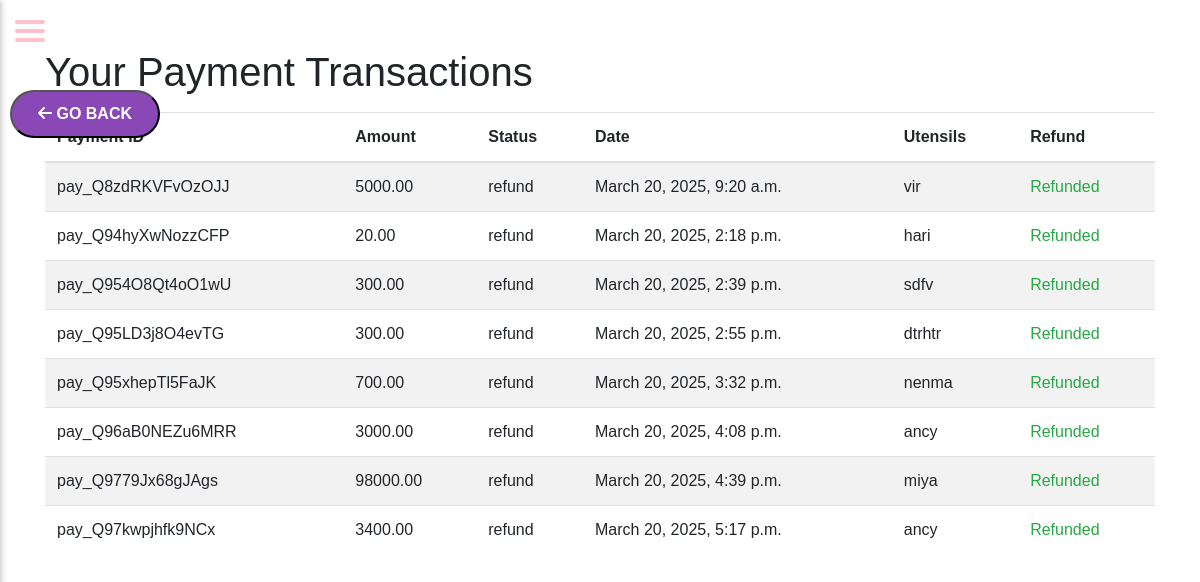
Screenshot of /mytransutensilslist/ (signed in) with the database file from the repository.
### EVENT_BOOKING/models.py (models this page shows, shortened)
class Payment(models.Model):
    user=models.ForeignKey(Event,on_delete=models.CASCADE,null=True,blank=True)
    utensils=models.ForeignKey(Utensilsform,on_delete=models.CASCADE,null=True,blank=True)
    payment_id = models.CharField(max_length=100)
    amount = models.DecimalField(max_digits=10, decimal_places=2)
    status = models.CharField(max_length=20,choices=[('Pending', 'Pending'), ('Paid', 'paid'), ('refund', 'refund')], default='Pending')
    created_at = models.DateTimeField(auto_now_add=True)

class Utensilsform(models.Model):
    name = models.CharField(max_length=100)
    phone = models.CharField(max_length=15)
    user=models.ForeignKey(Event,on_delete=models.CASCADE,null=True,blank=True)
    address = models.CharField(max_length=255)
    email = models.EmailField(null=True,blank=True)
    date = models.DateField()
    rdate = models.DateField()
    time = models.TimeField()
    amount=models.IntegerField(null=True, blank=True)
    status = models.CharField(max_length=10, choices=[('Pending', 'Pending'), ('Paid', 'paid'), ('refund', 'refund')], default='Pending')
    UTENSIL_CHOICES = [
        ('cutlery_sets', 'Cutlery Sets'),
        ('plates_bowls', 'Plates and Bowls'),
        ('serving_utensils', 'Serving Utensils'),
        ('specialty_tools', 'Specialty Tools'),
    ]
    selected_utensils = models.JSONField(default=dict, blank=True)

### EVENT_BOOKING/views.py (the view)
# urls.py: path('mytransutensilslist/', views.mytransutensilslist, name='mytransutensilslist'),
def mytransutensilslist(request):
    email = request.session['email']
    payments = Payment.objects.filter(user__email=email)
    for payment in payments:
        payment.refund_requested = refund.objects.filter(transact=payment, status='Pending').exists()
    return render(request, 'mytransutensilslist.html', {'Event': payments})

### EVENT_BOOKING/templates/mytransutensilslist.html (shortened to what this page needs)
<!DOCTYPE html>
<html lang="en">
<head>
    <link rel="stylesheet" href="https://maxcdn.bootstrapcdn.com/bootstrap/4.0.0/css/bootstrap.min.css">
    <link rel="stylesheet" href="https://cdnjs.cloudflare.com/ajax/libs/font-awesome/6.0.0/css/all.min.css">
</head>
<body>
    <button class="back-button" onclick="window.history.back()">
        <i class="fas fa-arrow-left"></i> Go Back
      </button>
<div class="hamburger-menu" onclick="toggleSidebar()">
    <div></div>
    <div></div>
    <div></div>
</div>
    <div class="container">
        <h1 class="mt-5">Your Payment Transactions</h1>
        {% if Event %}
            <table class="table table-striped mt-3">
                <thead>
                    <tr>
                        <th scope="col">Payment ID</th>
                        <th scope="col">Amount</th>
                        <th scope="col">Status</th>
                        <th scope="col">Date</th>
                        <th scope="col">Utensils</th>
                        <th scope="col">Refund</th>
                    </tr>
                </thead>
                <tbody>
                    {% for payment in Event %}
                        <tr>
                            <td>{{ payment.payment_id }}</td>
                            <td>{{ payment.amount }}</td>
                            <td>{{ payment.status }}</td>
                            <td>{{ payment.created_at }}</td>
                            <td>{{ payment.utensils.name }}</td>
                            <td>
                                {% if payment.status != 'refund' %}
                                    {% if payment.refund_requested %}
                                        <span class="text-warning">Refund Requested</span>
                                    {% else %}
                                        <button class="btn btn-danger" data-toggle="modal" data-target="#refundModal" data-payment-id="{{ payment.id }}">Request Refund</button>
                                    {% endif %}
                                {% else %}
                                    <span class="text-success">Refunded</span>
                                {% endif %}
                            </td>
                        </tr>
                    {% endfor %}
                </tbody>
            </table>
        {% else %}
            <p>No transactions found for your account.</p>
        {% endif %}
    </div>
</body>
</html>

### EVENT_BOOKING/templates/mytransutensilslist.html (style rules this page uses)
.back-button { position: fixed; top: 90px; left: 10px; right:120px; padding: 10px 20px; width:auto; max-width:150px; text-transform: uppercase; background-color: rgb(138, 72, 182); color: white; border-radius: 25px; font-size: 18px; font-weight: bold; font-size: 1rem; align-items: center; }
.back-button i { font-size: 16px; }
body { font-family: Arial, sans-serif; margin: 0; padding: 0; }
.hamburger-menu { position: fixed; top: 15px; left: 15px; cursor: pointer; z-index: 1002; }
.hamburger-menu div { width: 30px; height: 4px; background-color: pink; margin: 5px 0; border-radius: 2px; }

### rows the page displays
Payment: payment_id "pay_Q8zdRKVFvOzOJJ", amount "5000.00", status "refund", created_at "March 20, 2025, 9:20 a.m.", utensils.name "vir", shows "Refunded"
Payment: payment_id "pay_Q94hyXwNozzCFP", amount "20.00", status "refund", created_at "March 20, 2025, 2:18 p.m.", utensils.name "hari", shows "Refunded"
Payment: payment_id "pay_Q954O8Qt4oO1wU", amount "300.00", status "refund", created_at "March 20, 2025, 2:39 p.m.", utensils.name "sdfv", shows "Refunded"
Payment: payment_id "pay_Q95LD3j8O4evTG", amount "300.00", status "refund", created_at "March 20, 2025, 2:55 p.m.", utensils.name "dtrhtr", shows "Refunded"
Payment: payment_id "pay_Q95xhepTl5FaJK", amount "700.00", status "refund", created_at "March 20, 2025, 3:32 p.m.", utensils.name "nenma", shows "Refunded"
Payment: payment_id "pay_Q96aB0NEZu6MRR", amount "3000.00", status "refund", created_at "March 20, 2025, 4:08 p.m.", utensils.name "ancy", shows "Refunded"
Payment: payment_id "pay_Q9779Jx68gJAgs", amount "98000.00", status "refund", created_at "March 20, 2025, 4:39 p.m.", utensils.name "miya", shows "Refunded"
Payment: payment_id "pay_Q97kwpjhfk9NCx", amount "3400.00", status "refund", created_at "March 20, 2025, 5:17 p.m.", utensils.name "ancy", shows "Refunded"
